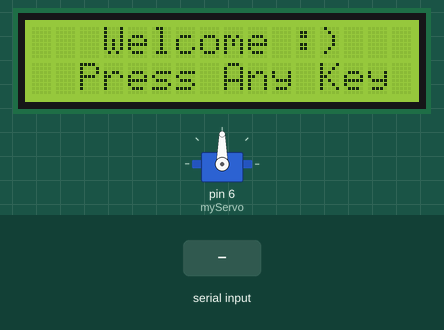
Bench run of a sketch on a simulated Arduino Uno, built with avr-gcc and run on an emulated ATmega328P. Shown: 16×2 character LCD, servo. The inputs (shaded band) are chosen by the test bench. What the sketch prints to the serial monitor is not drawn.

Above: at 1.2 s.
1.3 s: "*" received over Serial
At 2.5 s:
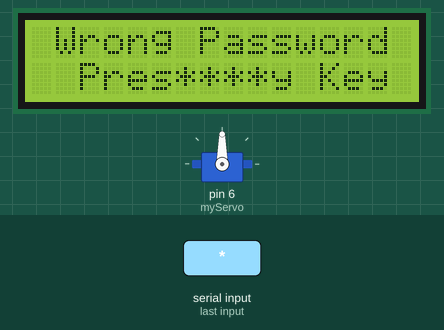
At 4.2 s:
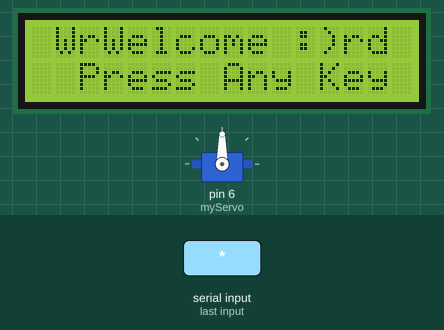
4.3 s: "#" received over Serial
7.3 s: "1" received over Serial
Timing chart, 0 to 10.3 s (numbered marks = the images above; inputs shaded):
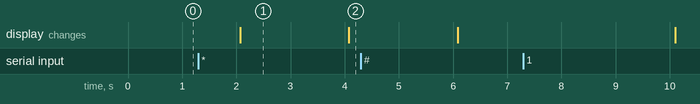

Measured:
- after the input at 1.3 s, the display: changes after 0.77 s (image 1)
- what the display in image 1 shows lasts 2.0 s, from 2.1 s to 4.1 s

The sketch:

Arduino_Uno_LCD.ino
```cpp
// This Arduino behave as the main controller
// This device represents security device prototype

// Libraries
#include <LiquidCrystal.h>
#include <Servo.h>

// LCD configuration
LiquidCrystal lcd(12, 11, 5, 4, 3, 2);

// Servo configuration
Servo myServo;
int pos;

// Variables
int digit;
String pass = "2468";
String input_pass = "";
char input_char;
char start = 'a'; // Trigger the system

void setup() {
 Serial.begin(9600);
 lcd.begin(16, 2);
 myServo.attach(6);
}

void loop() {
  // System begin
  digit = 0;
  int lcdCursor = 6;

  lcd.setCursor(3, 0);
  lcd.print("Welcome :)");
  lcd.setCursor(2 , 1);
  lcd.print("Press Any Key");

  if (Serial.available() > 0){
    Serial.print("Checkpoint 1");
    start = Serial.read();
    if (start != 'a') {	// Any key pressed
      lcd.setCursor (1, 0);
      lcd.print("Enter Your PIN");

      Serial.print("Checkpoint 2");
      while (digit < 4){
       input_char = Serial.read();

       if ((input_char != '*')&&(input_char != '#')){ // Input valid
        input_pass = input_pass + input_char;
        lcd.setCursor(lcdCursor, 1);
        lcd.print("*");
        lcdCursor += 1;
        digit += 1;
       }
      }

      // Password validation
      if (input_pass == pass) { // Password is true
        lcd.setCursor(3, 0);
        lcd.print("Unlocked");

        // Open the lock
        for (pos = 0; pos <= 90; pos += 1){
          myServo.write(pos);
          delay(10);
        }

        // Press the KeyPad '*' or '#' to lock again
        char lock = Serial.read();
        if ((lock == '*')||(lock == '#')){
          for (pos = 90; pos >= 0; pos -= 1){
            myServo.write(pos);
            delay(10);
          }
        }
      }
      else { // Password is false
        lcd.setCursor(1, 0);
        lcd.print("Wrong Password");
      }
    }
  }
  delay(2000);
}
 
```
